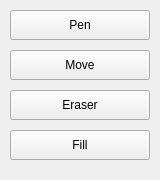
<?xml version="1.0" encoding="UTF-8"?>
<ui version="4.0">
 <class>ToolsPanel</class>
 <widget class="QWidget" name="ToolsPanel">
  <property name="geometry">
   <rect>
    <x>0</x>
    <y>0</y>
    <width>160</width>
    <height>180</height>
   </rect>
  </property>
  <widget class="QPushButton" name="penButton">
   <property name="geometry">
    <rect>
     <x>10</x>
     <y>10</y>
     <width>140</width>
     <height>30</height>
    </rect>
   </property>
   <property name="text">
    <string>Pen</string>
   </property>
  </widget>
  <widget class="QPushButton" name="eraserButton">
   <property name="geometry">
    <rect>
     <x>10</x>
     <y>90</y>
     <width>140</width>
     <height>30</height>
    </rect>
   </property>
   <property name="text">
    <string>Eraser</string>
   </property>
  </widget>
  <widget class="QPushButton" name="moveButton">
   <property name="geometry">
    <rect>
     <x>10</x>
     <y>50</y>
     <width>140</width>
     <height>30</height>
    </rect>
   </property>
   <property name="text">
    <string>Move</string>
   </property>
  </widget>
  <widget class="QPushButton" name="fillButton">
   <property name="geometry">
    <rect>
     <x>10</x>
     <y>130</y>
     <width>140</width>
     <height>30</height>
    </rect>
   </property>
   <property name="text">
    <string>Fill</string>
   </property>
  </widget>
 </widget>
 <resources/>
 <connections/>
</ui>
